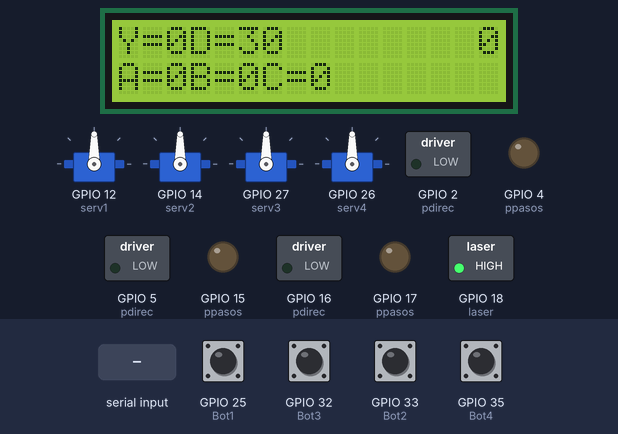
A program run on a simulated ESP32. Shown: 16×2 character LCD, 4 × servo, switched loads named in the program (green lamp = pin HIGH), output pins drawn as LEDs (lit = HIGH). Inputs (shaded band) come from the test bench; at power-on: GPIO 25 (Bot1), GPIO 32 (Bot3), GPIO 33 (Bot2), GPIO 35 (Bot4) LOW. What the program prints to the serial monitor is not drawn.

Above: at 5.3 s.
5.4 s: GPIO 25 (Bot1) pulled HIGH for 0.15 s
At 6.4 s:
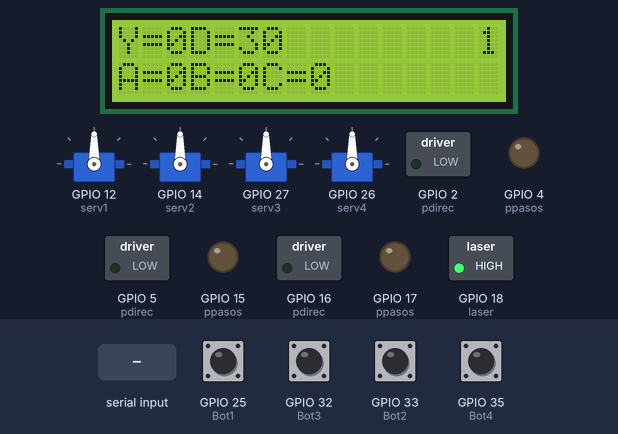
8.5 s: GPIO 35 (Bot4) pulled HIGH for 1 s
At 10.3 s:
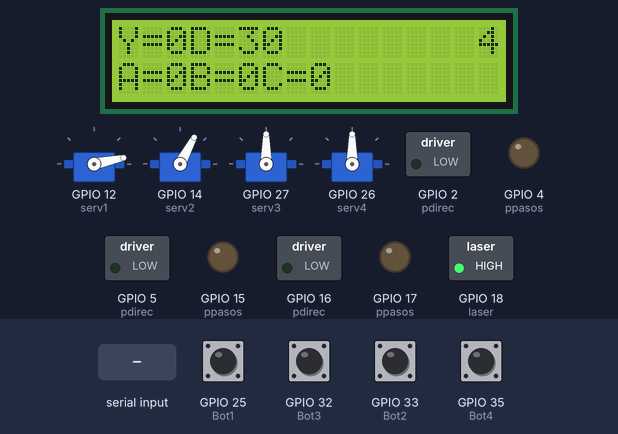
11.0 s: "90,45\n" received over Serial
At 13.7 s:
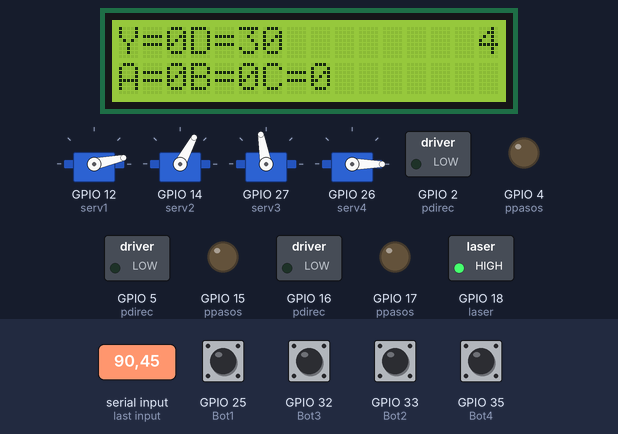
14.0 s: GPIO 25 (Bot1) pulled HIGH for 1 s
At 16.5 s:
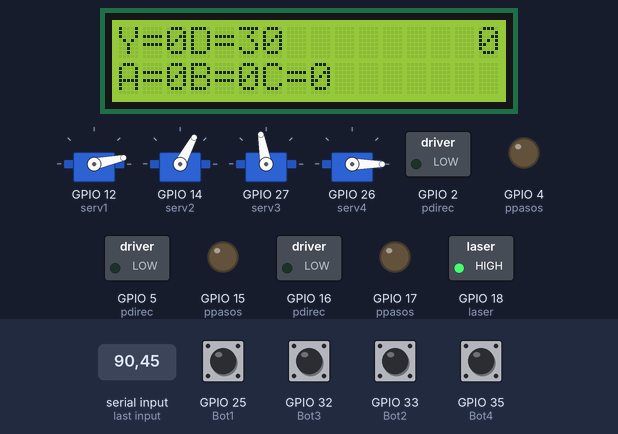
18.0 s: "1\n" received over Serial
At 18.9 s:
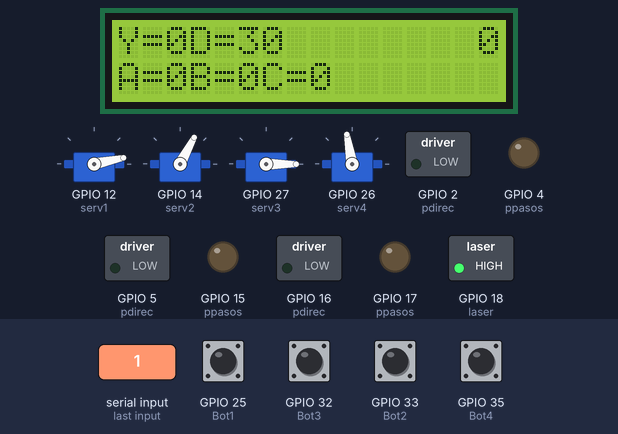
20.8 s: GPIO 32 (Bot3) pulled HIGH for 1 s
At 22.9 s:
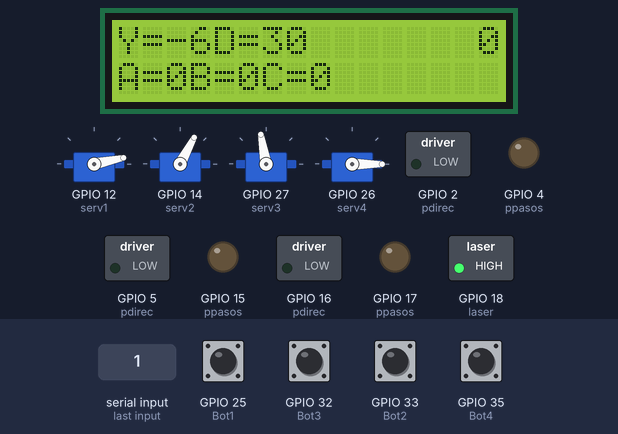
Timing chart, 0 to 24.3 s (numbered marks = the images above; inputs shaded):
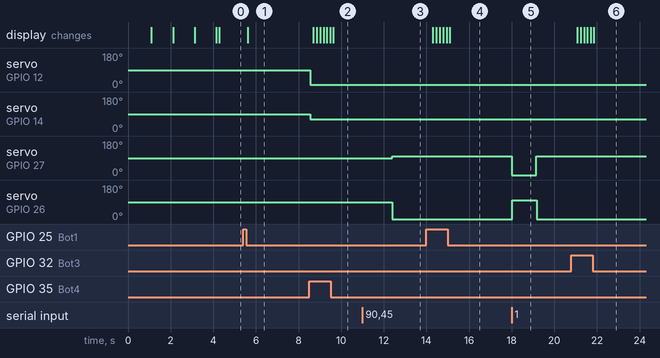

The program:

main.cpp
```cpp
#include <Arduino.h>
#include <LiquidCrystal_I2C.h> // pantalla
#include <ESP32Servo.h>		//library for ESP32 to use servos with PWM
#include <Wire.h>


LiquidCrystal_I2C lcd(0X27, 16, 2);

int receivedInt =0;

int laser =18;

//servo
int serv1=12;
int serv2=14;
int serv3=27;
int serv4=26;

// I2C SDA 21 SCL 22

// motor paso a paso
class motorp{

  public:
    int pdirec;
    int ppasos;
    int step = 1.8;
    float gearR=1 ;
    int id = 0;
    int mo =0;

    void setup(){
    pinMode(pdirec, OUTPUT);
    pinMode(ppasos, OUTPUT);
    }

    void move(float angel){

      int mo = std::round((abs(angel)*gearR)/step);

      if (angel> 0){
        digitalWrite(pdirec, HIGH);

        for(int cn_pasos=0;cn_pasos< mo;cn_pasos++){
          digitalWrite(ppasos,HIGH);
          delay(3);
          digitalWrite(ppasos,LOW);}
      }

      if (angel < 0){
        digitalWrite(pdirec, LOW);

        for(int cn_pasos=0;cn_pasos<= mo;cn_pasos++){
          digitalWrite(ppasos,HIGH);
          delay(3);
          digitalWrite(ppasos,LOW);}
      }

      delay(3);
      Serial.print(id);
      Serial.println(angel);
      // Serial.print(",");
      // Serial.prinln(mo);


    }

};

//creat 3 servo objects for the pwm servos
Servo servo1; // rotacionb laser
Servo servo2; // inclinacion laser
Servo servo3; // paro disparo
Servo servo4; // paro 2

//motor paso a paso
motorp m1;
motorp m2;
motorp m3;


class panelcontrol{

  public:
  int Bot1=25;
  int Bot2=33;
  int Bot3=32;
  int Bot4=35;
  int conf= 34;

  int fin1=36; //rota
  int fin2=23; //inclinacion
  int fin3=39; //resorte


  int laser =18;

  float offsetlX=6.50;
  float offsetlY=16.0;

  float angus1=0;
  float angus2=0;


  float dist=30;
  float ydes=0;
  float angulo=0;
  float bangulo=0;
  float rota =0;
  float brota =0;
  float compresion =0;
  float bcompresion =0;


 void setup(){

  pinMode(Bot1, INPUT_PULLDOWN);
  pinMode(Bot2, INPUT_PULLDOWN);
  pinMode(Bot3, INPUT_PULLDOWN);
  pinMode(Bot4, INPUT);
  pinMode(conf, INPUT);

  pinMode(fin1, INPUT); //abierto 1 es que llega al final
  pinMode(fin2, INPUT_PULLUP); //abierto
  pinMode(fin3, INPUT); // 0 es que esta en el final

  pinMode(laser, OUTPUT);


 }

 void inclimove (motorp m){

  m.move(angulo-bangulo);
  bangulo=angulo;
 }

  void rotamove (motorp m){

  m.move(rota-brota);
  brota=rota;
 }

 void compremove (motorp m){

  m.move(compresion-bcompresion);
  bcompresion=compresion;
 }

 void distmove (){
  //calculo angulo1 y 2
  angus1= 90-(atan(dist/offsetlX)* 180 / 3.1416);
  angus2= 90-(atan((offsetlY + ydes)/(sqrt(pow(dist,2)+pow(offsetlX,2))))* 180 / 3.1416);
  Serial.print("A1= ");
  Serial.print(angus1);
  Serial.print(" ");
  Serial.print("A2= ");
  Serial.println(angus2);

  servo1.write(angus1);
  servo2.write(angus2);

 }

 void returncom(motorp m, Servo s){
  while(digitalRead(fin3)==HIGH){
    m.move(0.1);
    Serial.println(".");
  }
  Serial.println("CR");
  s.write(0);

  //m.move(1);
}
void returnrot(motorp m){
  while(digitalRead(fin1)==LOW){
    m.move(-1);
  }
  m.move(90);
}
void returnin(motorp m){
  while(digitalRead(fin2)==LOW){
    m.move(-1);
  }
  //m.move(1);
}
void shoot(){
  servo3.write(0);
  delay(2);
  servo4.write(100);

  //serial.println("disparo");
}

void hold(){
  servo3.write(100);
  delay(2);
  servo4.write(0);

  //serial.println("disparo");
}
};

panelcontrol p1;

int bb1=0;
bool b1 = false;
bool b2 = false;
bool b3 = false;
bool b4 = false;
int selm = 0;

//lectura de botones


void updateLCD(){
  lcd.clear();

  lcd.setCursor(0,0);
  lcd.print("Y=");
  lcd.print((int)p1.ydes);

  lcd.print("D=");
  lcd.print((int)p1.dist);

  lcd.setCursor(15,0);
  lcd.print((int)selm);

  lcd.setCursor(0,1);

  lcd.print("A=");
  lcd.print((int)p1.rota);

  lcd.print("B=");
  lcd.print((int)p1.angulo);

  lcd.print("C=");
  lcd.print((int)p1.compresion);

  b1 = false;
  b2 = false;
  b3 = false;
  b4 = false;

  //delay(5);

}

void read_bot(){
  if (digitalRead(p1.Bot1)== HIGH){
    delay(10);
    if (selm == 1 ){
      p1.distmove();
    }

    if (selm == 2 ){
      p1.rotamove(m1);
    }

    if (selm == 3 ){
      p1.inclimove(m2);

    }

    if (selm == 4 ){
      p1.compremove(m3);

    }

    selm = selm+1;

    if(selm > 4){
        selm=0;
      }

      // lcd.clear();
      //lcd.setCursor(0,0);
      //lcd.print("B1 on");
      //bb1=bb1+1;

      Serial.println("b1");
      Serial.println(selm);
      //delay(100);
      b1 = true;}

  if (digitalRead(p1.Bot2)== HIGH){
    delay(10);

    switch (selm) {
    case 0:
      // code to be executed if expression == constant1
      p1.ydes=p1.ydes+1;

      Serial.println(p1.ydes);
      break;
    case 1:
      // code to be executed if expression == constant2
      p1.dist=p1.dist+1;
      Serial.println(p1.dist);
      break;

    case 2:
      p1.rota=p1.rota+1;
      Serial.println(p1.rota);


      // code to be executed if expression == constant2
      //select=select+1;
      break;

    case 3:
      p1.angulo=p1.angulo+1;
      Serial.println(p1.angulo);
      // code to be executed if expression == constant2
      //select=0;
      break;

    case 4:
      p1.compresion=p1.compresion+1;
      Serial.println(p1.compresion);
      // code to be executed if expression == constant2
      //select=0;
      break;

    default:

      break;
        // code to be executed if expression doesn't match any case
    }

    Serial.println("b2");


  }

  if (digitalRead(p1.Bot3)== HIGH){
    delay(10);
  switch (selm) {
    case 0:
      // code to be executed if expression == constant1
      p1.ydes=p1.ydes-1;
      Serial.println(p1.ydes);
      break;
    case 1:
      // code to be executed if expression == constant2
      p1.dist=p1.dist-1;
      Serial.println(p1.dist);
      break;
    case 2:
    p1.rota=p1.rota-1;
    Serial.println(p1.rota);
    // code to be executed if expression == constant2
    //select=0;
    break;

    case 3:
      p1.angulo=p1.angulo-1;
      Serial.println(p1.angulo);
      // code to be executed if expression == constant2
      //select=0;
      break;

    case 4:
      p1.compresion=p1.compresion-1;
      Serial.println(p1.compresion);
      // code to be executed if expression == constant2
      //select=0;
      break;
    default:

      break;
        // code to be executed if expression doesn't match any case
    }
    Serial.println("b3");


  }

  if (digitalRead(p1.Bot4) == HIGH){
    delay(10);

    if (selm == 1 ){
      p1.distmove();
    }

    if (selm == 2 ){
      p1.rotamove(m1);
    }

    if (selm == 3 ){
      p1.inclimove(m2);

    }

    if (selm == 4 ){
      p1.compremove(m3);

    }

    selm= selm-1;

    if(selm < 0){
      selm=4;
    }

    Serial.println("b4");
    Serial.println(selm);

  }
 //return (0);
}

void setup(){

  lcd.init();
  lcd.backlight();
  lcd.clear();
  lcd.setCursor(0,0);
  lcd.print("Inicializado..");
  delay(1000);

  //motor 1 base

  m1.id =1;
  m1.gearR=6;
  m1.ppasos=15;
  m1.pdirec=2;

  lcd.clear();
  lcd.setCursor(0,0);
  lcd.print("motor 1 base");
  lcd.setCursor(0,1);
  lcd.print(m1.id);
  delay(1000);

  //motor 2 inclinacion

  m2.id =2;
  m2.gearR=4;
  m2.ppasos=4;
  m2.pdirec=16;

  lcd.clear();
  lcd.setCursor(0,0);
  lcd.print("motor 2 incl");
  lcd.setCursor(0,1);
  lcd.print(m2.id);
  delay(1000);


  //motor 3 tornillo

  m3.id =3;
  m3.gearR=360/1.25;
  m3.ppasos=17;
  m3.pdirec=5;

  m1.setup();
  m2.setup();
  m3.setup();

  lcd.clear();
  lcd.setCursor(0,0);
  lcd.print("motor 3 tor");
  lcd.setCursor(0,1);
  lcd.print(m3.id);
  delay(1000);


  //servo
  servo1.attach(serv1);
  servo2.attach(serv2);
  servo3.attach(serv3);
  servo4.attach(serv4);

  //laser
  //pinMode(laser, OUTPUT);
  digitalWrite(laser,LOW);
  digitalWrite(laser,HIGH);

  //panel control
  p1.setup();

  Serial.begin(9600);


  // pinMode(emisor, INPUT_PULLDOWN);
  // pinMode(reseptor, INPUT_PULLDOWN);
  // pinMode(relaser, OUTPUT);

  // pinMode(secon_reci, INPUT_PULLDOWN);
  // pinMode(secon_laser, OUTPUT);


  // pinMode(LED_BUILTIN, OUTPUT);
  // pinMode(pasos, OUTPUT);
  // pinMode(direct, OUTPUT);

  // digitalWrite(emisor,HIGH);

  // attachInterrupt(digitalPinToInterrupt(emisor), startMeasuring, RISING);

  // attachInterrupt(digitalPinToInterrupt(reseptor), stopMeasuring , RISING);

  // attachInterrupt(digitalPinToInterrupt(secon_reci), changeSate , CHANGE);

  // attachInterrupt(digitalPinToInterrupt(p1.Bot1), readB1 , FALLING);
  // attachInterrupt(digitalPinToInterrupt(p1.Bot2), readB2 , FALLING);
  // attachInterrupt(digitalPinToInterrupt(p1.Bot3), readB3 , FALLING);
  // attachInterrupt(digitalPinToInterrupt(p1.Bot4), readB4 , FALLING);


  // digitalWrite(relaser, LOW);
  // digitalWrite(secon_laser, LOW);

  Serial.println("Start");
  //p1.returncom(m3,servo1);
  lcd.clear();
  lcd.setCursor(0,0);
  lcd.print("Ready ...");
}

void loop (){

  delay(125);

  updateLCD();
  read_bot();


  if (Serial.available() > 0) {
    receivedInt = Serial.parseInt(); // Read the integer
    //Serial.flush();
    Serial.print("You entered: ");
    Serial.println(receivedInt);
    //m1.move(receivedInt);
    //m2.move(receivedInt);
    //m3.move(receivedInt/10);
    // servo1.write(receivedInt);
    // delay(50);
    // servo3.write(receivedInt);
    // delay(50);
    // servo2.write(receivedInt);
    // delay(50);
    // servo4.write(receivedInt);
    //servo3.write(receivedInt);
    if(receivedInt==0){
      p1.hold();
    }
    if(receivedInt==1){
      p1.shoot();
    }
    }

}
```

Measured:
- after the input at 5.4 s, the display: changes after 0.21 s (image 1)
- after the input at 8.5 s, servo on GPIO 12 (serv1): 90° → 12° at once; servo on GPIO 14 (serv2): 90° → 62° at once; the display: first changes after 0.20 s (image 2 shows a later state)
- after the input at 11.0 s, servo on GPIO 27 (serv3): 90° → 100° after 1.4 s; servo on GPIO 26 (serv4): 90° → 0° after 1.4 s
- after the input at 14.0 s, the display: changes after 0.30 s (image 4)
- after the input at 18.0 s, servo on GPIO 27 (serv3): 100° → 0° at once, → 100° 1.1 s later; servo on GPIO 26 (serv4): 0° → 100° at once, → 0° 1.1 s later
- after the input at 20.8 s, the display: first changes after 0.27 s (image 6 shows a later state)
